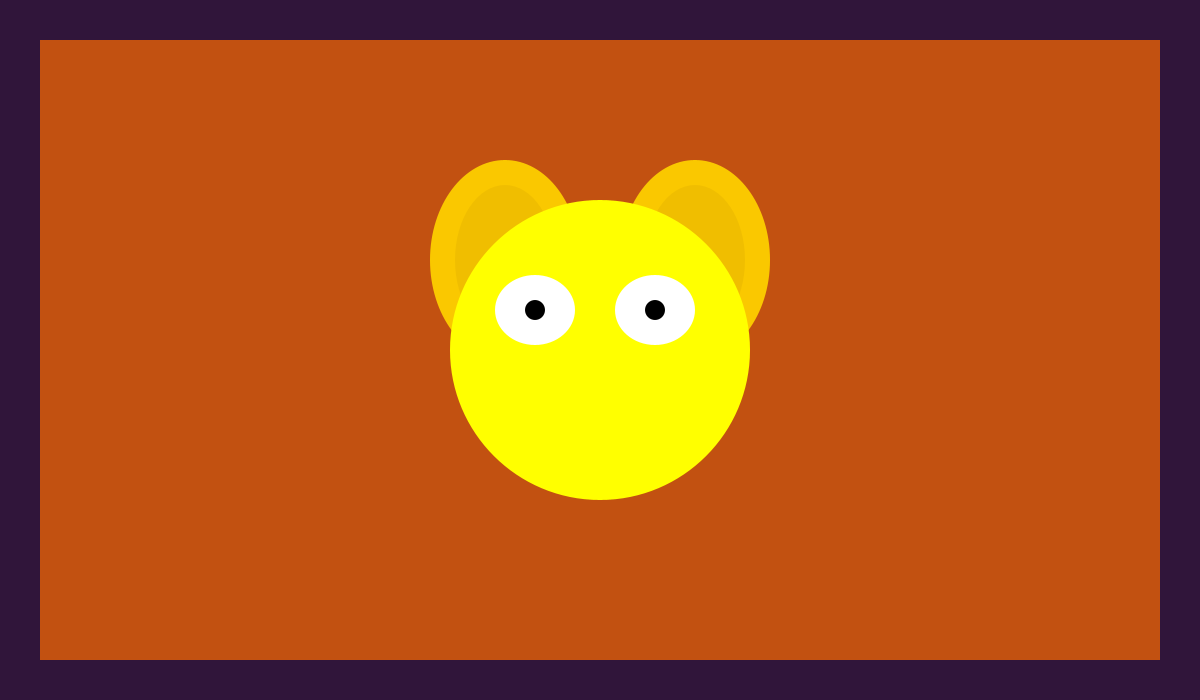
Frame 1 (no input)
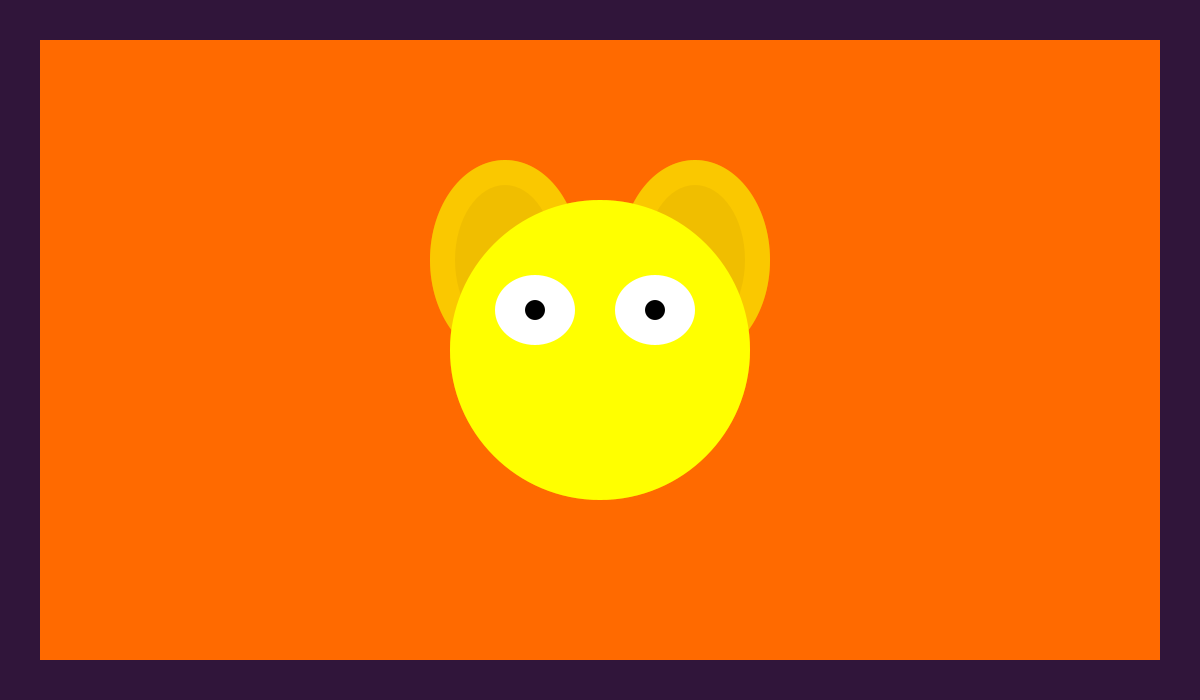
Frame 60 (the mouse pressed at the canvas centre just before this capture)
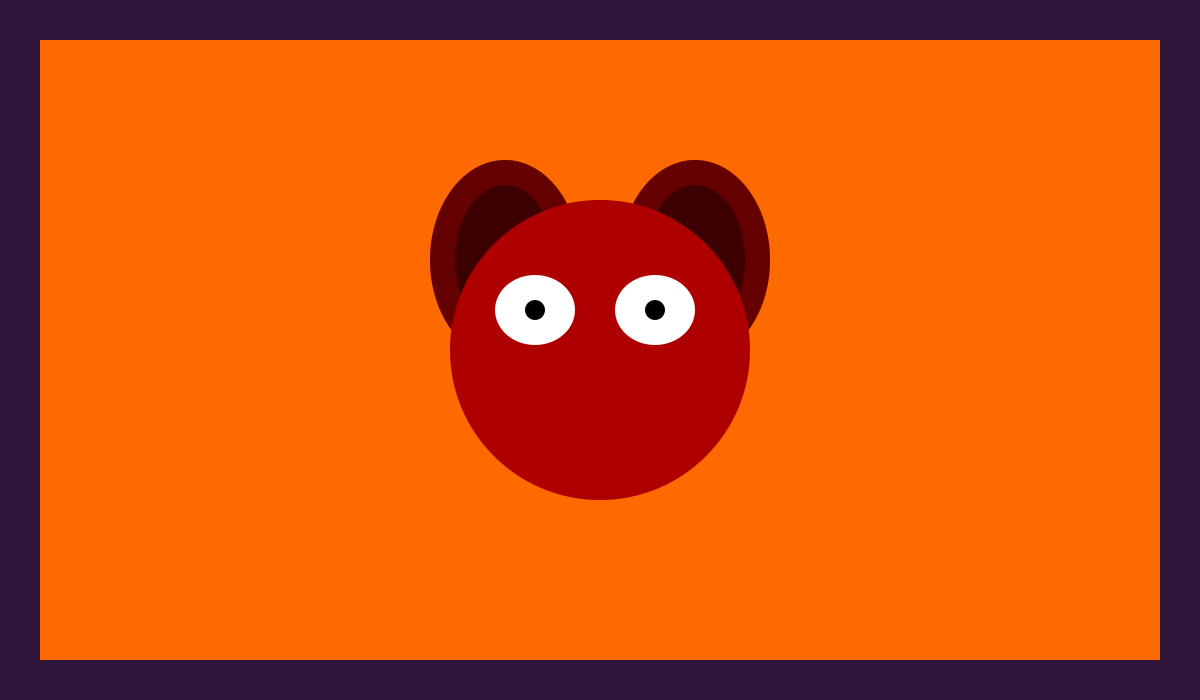
Frame 120 (the mouse held since frame 60 and released just before this capture)

The Processing sketch that drew these frames (run headless with seeded random() and noise(); from frame 60 on, the mouse is pressed at the canvas centre):

// Processing sketch: Midterm_Project
// ── Midterm_Project.pde
boolean isClicked = false;

void setup() {
  size(1200, 700); 
  background(48, 21, 58);
}

void draw () {
  println (isClicked);
  //Background Rectangle
  noStroke();
  fill(255, 106, 0, 180);
  rect(40, 40, 1120, 620);

  //Ears
  if (isClicked == true) {
    fill (100, 0, 0);
  } else {
    fill(250, 200, 0);
  }

  noStroke();
  ellipse(height/4 + 330, width/4 - 40, 150, 200);

  noStroke();
  ellipse(height/4 + 520, width/4 - 40, 150, 200);

  //Inner Ear
  if (isClicked == true) {
    fill (60, 0, 0);
  } else {
    fill(240, 190, 0);
  }

  noStroke();
  ellipse(height/4 + 330, width/4 - 40, 100, 150);

  noStroke();
  ellipse(height/4 + 520, width/4 - 40, 100, 150);

  //Head
  if (isClicked == true) {
    fill (175, 0, 0);
  } else {
    fill(255, 255, 0);
  }

  noStroke();
  ellipse(600, 350, 300, 300);

  //Left Eye
  fill(255);
  noStroke();
  ellipse(height/4 + 360, width/4 +10 , 80, 70);
  
  //Right Eye
  fill(255);
  noStroke();
  ellipse(height/4 + 480, width/4 + 10, 80, 70);

  //Left Pupil
  fill(0);
  noStroke();
  ellipse(height/4 + 360, width/4 + 10, 20, 20);
  
  //Right Pupil
  fill(0);
  noStroke();
  ellipse(height/4 + 480, width/4 + 10, 20, 20);

}

void mousePressed() {

  if (isClicked == true) {
    isClicked = false;
  } else if (isClicked == false) {
    isClicked = true;
  }
}
